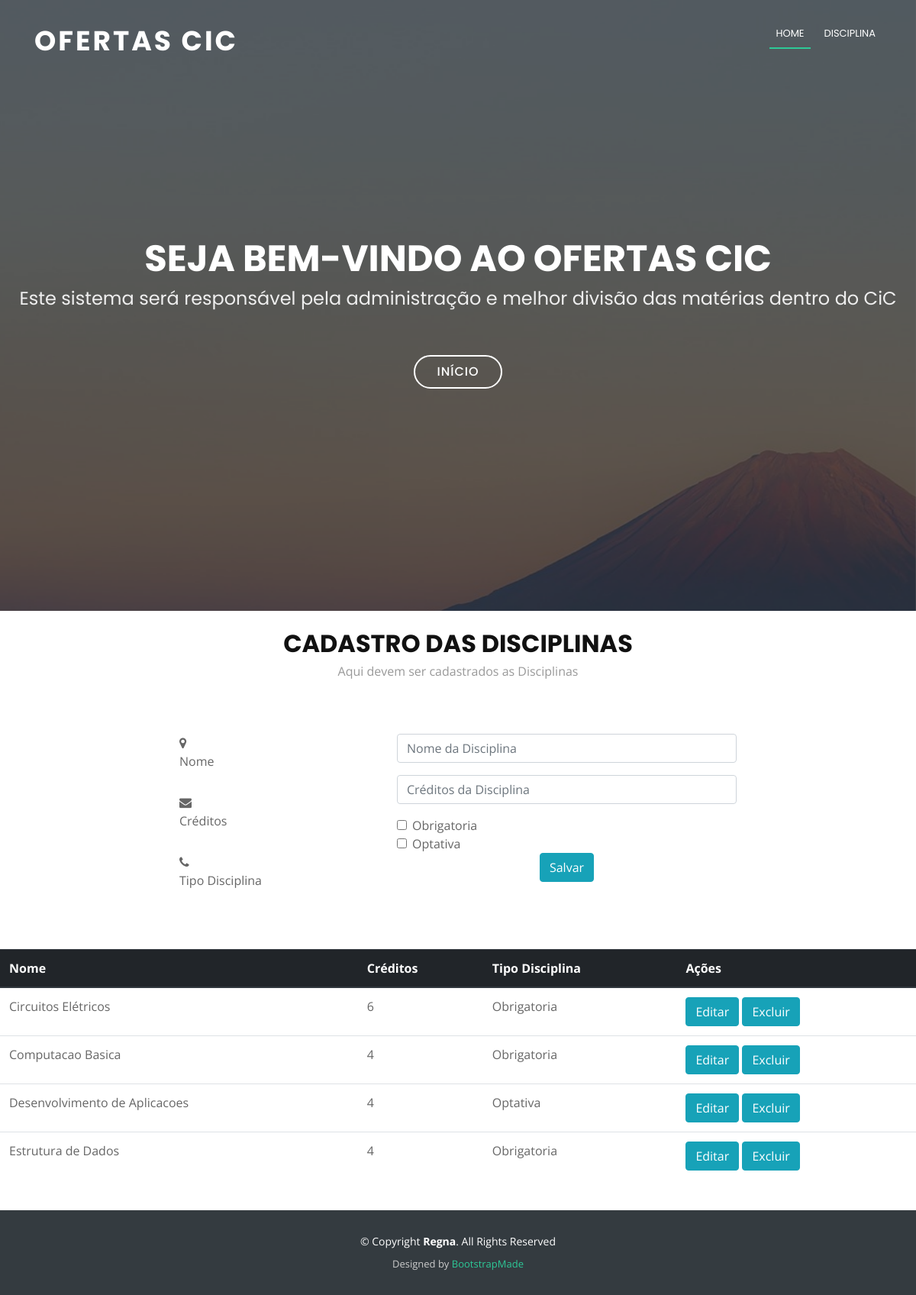
The page /cms/cadastroDisciplina/ on the database as committed earlier.
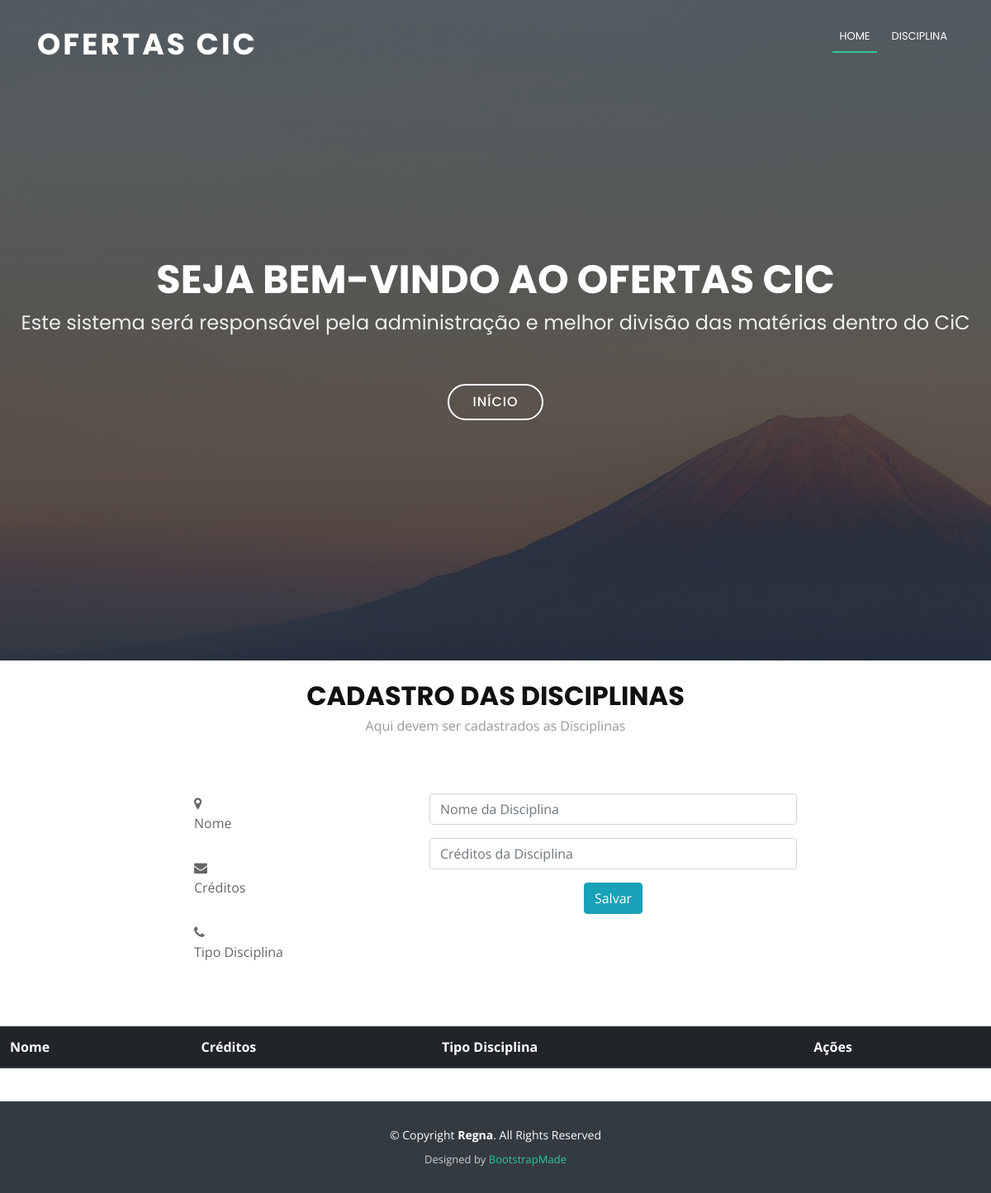
The same page on the database as committed later.
### cms/models.py (models this page shows)
class tipo_disciplina(models.Model):
    id_tipo_disciplina = models.AutoField(primary_key = True)
    descricao = models.CharField('Descricao do tipo de disciplina', max_length = 500)
    ativo = models.BooleanField(default = True)
    objects = tipo_disciplina_manager()

class disciplina (models.Model):
    id_disciplina = models.AutoField(primary_key = True)
    nome = models.CharField('Nome da disciplina', max_length = 500)
    creditos = models.IntegerField('Numero de creditos da disciplina', null=True)
    id_tipo_disciplina = models.ForeignKey(tipo_disciplina, related_name = 'tipo_disciplina')
    ativo = models.BooleanField(default = True)
    objects = disciplina_manager()

### cms/views.py (the view)
def cadastroDisciplina(request):
    context = {}
    if request.method == 'POST':
        form = DisciplinaForm()
        tiposDisciplina = form.carregarTiposDisciplina()
        nome = request.POST.get('nome')
        print(nome + '\n')
        credito = request.POST.get('credito')
        print(credito + '\n')
        idDisciplina = request.GET.get('editar')
        print(str(idDisciplina) + '\n')
        for tipo in tiposDisciplina:
            idTipoDisciplina = request.POST.get(str(tipo.id_tipo_disciplina))
            print(str(idTipoDisciplina) + '\n')
            if (idTipoDisciplina == str(tipo.id_tipo_disciplina) or idTipoDisciplina == 'on'):
                tipoDisciplina = form.retornarTipoPorId(tipo.id_tipo_disciplina)
                break
        disciplinaSalvar = disciplina()
        if idDisciplina != None:
            disciplinaSalvar.id_disciplina = idDisciplina
        disciplinaSalvar.nome = nome
        disciplinaSalvar.creditos = credito
        disciplinaSalvar.id_tipo_disciplina = tipoDisciplina
        disciplinaSalvar.ativo = True
        print('Cheguei no salva \n')
        form.salvarDisciplina(disciplinaSalvar)
        disciplinas = form.carregarDisciplinasAlfabetico()
        return redirect('cadastroDisciplina')
    else:
        idDisciplina = request.GET.get('editar')
        if idDisciplina != None:
            form = DisciplinaForm()
            tiposDisciplina = form.carregarTiposDisciplina()
            disciplinas = form.carregarDisciplinasAlfabetico()
            disciplinaEditar = form.retornarDisciplinaPorId(idDisciplina)
            context['nome'] = disciplinaEditar.nome
            context['credito'] = disciplinaEditar.creditos
            for tipo in tiposDisciplina:
                if disciplinaEditar.id_tipo_disciplina.id_tipo_disciplina == tipo.id_tipo_disciplina:
                    context[str(tipo.id_tipo_disciplina)] = tipo.id_tipo_disciplina
                    context['tipoDis'] = tipo.id_tipo_disciplina
                    break
        else:
            idDisciplina = request.GET.get('excluir')
            if idDisciplina != None:
                form = DisciplinaForm()
                form.excluirDisciplina(idDisciplina)
                tiposDisciplina = form.carregarTiposDisciplina()
                disciplinas = form.carregarDisciplinasAlfabetico()
            else:
                form = DisciplinaForm()
                tiposDisciplina = form.carregarTiposDisciplina()
                disciplinas = form.carregarDisciplinasAlfabetico()
    context['tiposDisciplina'] = tiposDisciplina
    context['disciplinas'] = disciplinas
    context['form'] = form
    template_name = 'oferta/cadastroDisciplina.html'
    return render(request,template_name,context)

### cms/forms.py (shortened to what this page needs)
class DisciplinaForm(forms.ModelForm):
    def carregarTiposDisciplina(self):
        tipos = tipo_disciplina.objects.retornarTodos()
        return tipos
    def carregarDisciplinasAlfabetico(self):
        return disciplina.objects.retornarTodasDisciplinasAlfabetico()
    class Meta:
        model = disciplina
        fields = ('id_disciplina', 'nome', 'creditos', 'id_tipo_disciplina', 'ativo')

### cms/models.py (called while the page is built)
    def retornarTodos(self):
        return self.all()

    def retornarTodasDisciplinasAlfabetico(self):
        return self.all().order_by('nome')

### cms/templates/oferta/cadastroDisciplina.html (shortened to what this page needs)
{% extends "base.html" %}
{% load static  %}
{% block navbar %}
<ul class="nav-menu">
          <li class="menu-active"><a href="{% url 'index' %}">Home</a></li>
  <li><a href="#professor">Disciplina </a></li>
        </ul>
{% endblock %}
{% block content %}
<br id="contact">
      <div class="container wow fadeInUp">
        <div class="section-header">
          <h3 class="section-title">Cadastro das Disciplinas</h3>
          <p class="section-description">Aqui devem ser cadastrados as Disciplinas</p>
        </div>
      </div>
<div class="container wow fadeInUp">
        <div class="row justify-content-center">
          <div class="col-lg-3 col-md-4">
            <div class="info">
              <div>
                <i class="fa fa-map-marker"></i>
                <p>Nome</p>
              </div>
              <div>
                <i class="fa fa-envelope"></i>
                <p>Créditos</p>
              </div>
              <div>
                <i class="fa fa-phone"></i>
                <p>Tipo Disciplina</p>
              </div>
            </div>
          </div>
          <div class="col-lg-5 col-md-8">
            <div class="form">
              <form action="#professor" method="post">
                <div class="form-group">
                  <input type="text" name="nome" class="form-control" value="{{nome}}" id="name" placeholder="Nome da Disciplina" data-rule="minlen:4" data-msg="Por favor digite pelo 4 caracteres" />
                </div>
                <div class="form-group">
                  <input type="number" class="form-control" value="{{credito}}" name="credito" id="email" placeholder="Créditos da Disciplina"/>
                </div>
                <div class="form-check">
                  {% for tipo in tiposDisciplina %}
                    {% if tipoDis != tipo.id_tipo_disciplina %}
                      <input type="checkbox" class="form-check-input" id = "{{tipo.descricao}}" name="{{tipo.id_tipo_disciplina}}"/>
                      <label class="form-check-label" for="{{tipo.descricao}}">{{tipo.descricao}}</label>
                    {% else %}
                      <input type="checkbox" class="form-check-input" id = "{{tipo.descricao}}" value="{{tipo.id_tipo_disciplina}}" name="{{tipo.id_tipo_disciplina}}" checked/>
                      <label class="form-check-label" for="{{tipo.descricao}}">{{tipo.descricao}}</label>
                    {% endif %}
                  {% endfor %}
                </div>
                <div class="text-center"><button  class="btn btn-info"type="submit">Salvar</button></div>
              </form>
            </div>
          </div>
        </div>
      </div>
      <form method="get" action="#disciplina" >
      <table class="table">
        <thead class="thead-dark">
          <tr>
            <th scope="col">Nome</th>
            <th scope="col">Créditos</th>
              <th scope="col">Tipo Disciplina</th>
            <th scope="col">Ações</th>
          </tr>
        </thead>
        <tbody>
          {% for disc in disciplinas %}
          <tr>
            <td>
              {{disc.nome}}
            </td>
            <td>
              {{disc.creditos}}
            </td>
              <td>
                {{disc.id_tipo_disciplina.descricao}}
              </td>
              <td>
               <button class="btn btn-info" type="submit" value="{{disc.id_disciplina}}" name="editar" > Editar  </button>
               <button class="btn btn-info" type="submit" value="{{disc.id_disciplina}}" name="excluir"> Excluir </button>
            </td>
          </tr>
          {% endfor %}
        </tbody>
        </table>
        </form>
{% endblock %}

### cms/templates/base.html (shortened to what this page needs)
<!DOCTYPE html>
{% load static %}
<html lang="en">
<head>
  <link href="{% static 'Regna/lib/bootstrap/css/bootstrap.min.css' %}" rel="stylesheet">
  <link href="{% static 'Regna/lib/font-awesome/css/font-awesome.min.css' %}" rel="stylesheet">
  <link href="{% static 'Regna/lib/animate/animate.min.css' %}" rel="stylesheet">
  <link href="{% static 'Regna/css/style.css' %}" rel="stylesheet">
</head>
<body>
  <header id="header">
    <div class="container">
      <div id="logo" class="pull-left">
        <h1><a href="/cms/index">Ofertas CiC</a></h1>
      </div>
      <nav id="nav-menu-container">
        {% block navbar %}{% endblock %}
      </nav>
    </div>
  </header>
  <section id="hero">
    <div class="hero-container">
      <h1>Seja Bem-Vindo ao Ofertas CiC</h1>
      <h2>Este sistema será responsável pela administração e melhor divisão das matérias dentro do CiC</h2>
      <a href="#about" class="btn-get-started">Início</a>
    </div>
  </section>
  <main id="main">
      {% block content %} {% endblock %}
  </main>
  <footer id="footer">
    <div class="container">
      <div class="copyright">
        &copy; Copyright <strong>Regna</strong>. All Rights Reserved
      </div>
      <div class="credits">
        Designed by <a href="https://bootstrapmade.com/">BootstrapMade</a>
      </div>
    </div>
  </footer>
</body>
</html>

### cms/static/Regna/css/style.css (style rules this page uses)
body { background: #fff; color: #666666; font-family: "Open Sans", sans-serif; }
a { color: #2dc997; }
p { padding: 0; margin: 0 0 30px 0; }
h1, h2, h3, h4, h5, h6 { font-family: "Poppins", sans-serif; font-weight: 400; margin: 0 0 20px 0; padding: 0; }
#header { padding: 30px 0; height: 92px; position: fixed; left: 0; top: 0; right: 0; transition: all 0.5s; z-index: 997; }
#header #logo { float: left; }
#header #logo h1 { font-size: 36px; margin: 0; padding: 6px 0; line-height: 1; font-family: "Poppins", sans-serif; font-weight: 700; letter-spacing: 3px; text-transform: uppercase; }
#header #logo h1 a, #header #logo h1 a:hover { color: #fff; }
#hero { width: 100%; height: 100vh; background: url(../img/hero-bg.jpg) top center; background-size: cover; position: relative; }
@media (min-width: 1024px) { #hero { background-attachment: fixed; } }
#hero:before { content: ""; background: rgba(0, 0, 0, 0.6); position: absolute; bottom: 0; top: 0; left: 0; right: 0; }
#hero .hero-container { position: absolute; bottom: 0; top: 0; left: 0; right: 0; display: flex; justify-content: center; align-items: center; flex-direction: column; text-align: center; }
#hero h1 { margin: 30px 0 10px 0; font-size: 48px; font-weight: 700; line-height: 56px; text-transform: uppercase; color: #fff; }
#hero h2 { color: #eee; margin-bottom: 50px; font-size: 24px; }
#hero .btn-get-started { font-family: "Poppins", sans-serif; text-transform: uppercase; font-weight: 500; font-size: 16px; letter-spacing: 1px; display: inline-block; padding: 8px 28px; border-radius: 50px; transition: 0.5s; margin: 10px; border: 2px solid #fff; color: #fff; }
.nav-menu, .nav-menu * { margin: 0; padding: 0; list-style: none; }
.nav-menu li { position: relative; white-space: nowrap; }
.nav-menu > li { float: left; }
#nav-menu-container { float: right; margin: 0; }
.nav-menu a { padding: 0 8px 10px 8px; text-decoration: none; display: inline-block; color: #fff; font-family: "Poppins", sans-serif; font-weight: 400; text-transform: uppercase; font-size: 13px; outline: none; }
.nav-menu > li { margin-left: 10px; }
.nav-menu > li > a:before { content: ""; position: absolute; width: 100%; height: 2px; bottom: 0; left: 0; background-color: #2dc997; visibility: hidden; -webkit-transform: scaleX(0); transform: scaleX(0); -webkit-transition: all 0.3s ease-in-out 0s; transition: all 0.3s ease-in-out 0s; }
.nav-menu a:hover:before, .nav-menu li:hover > a:before, .nav-menu .menu-active > a:before { visibility: visible; -webkit-transform: scaleX(1); transform: scaleX(1); }
.section-header .section-title { font-size: 32px; color: #111; text-transform: uppercase; text-align: center; font-weight: 700; margin-bottom: 5px; }
.section-header .section-description { text-align: center; padding-bottom: 40px; color: #999; }
#footer { background: #343b40; padding: 30px 0; color: #fff; font-size: 14px; }
#footer .copyright { text-align: center; }
#footer .credits { padding-top: 10px; text-align: center; font-size: 13px; color: #ccc; }

Rows that differ between the two databases and show on the page:
removed tipo_disciplina: descricao "Obrigatoria"
removed tipo_disciplina: descricao "Optativa"
removed disciplina: nome "Circuitos Elétricos", creditos "6", id_tipo_disciplina.descricao "Obrigatoria"
removed disciplina: nome "Computacao Basica", creditos "4", id_tipo_disciplina.descricao "Obrigatoria", {{ disc.id_disciplina }} 2 (drawn)
removed disciplina: nome "Desenvolvimento de Aplicacoes", creditos "4", id_tipo_disciplina.descricao "Optativa"
removed disciplina: nome "Estrutura de Dados", creditos "4", id_tipo_disciplina.descricao "Obrigatoria", {{ disc.id_disciplina }} 7 (drawn)
